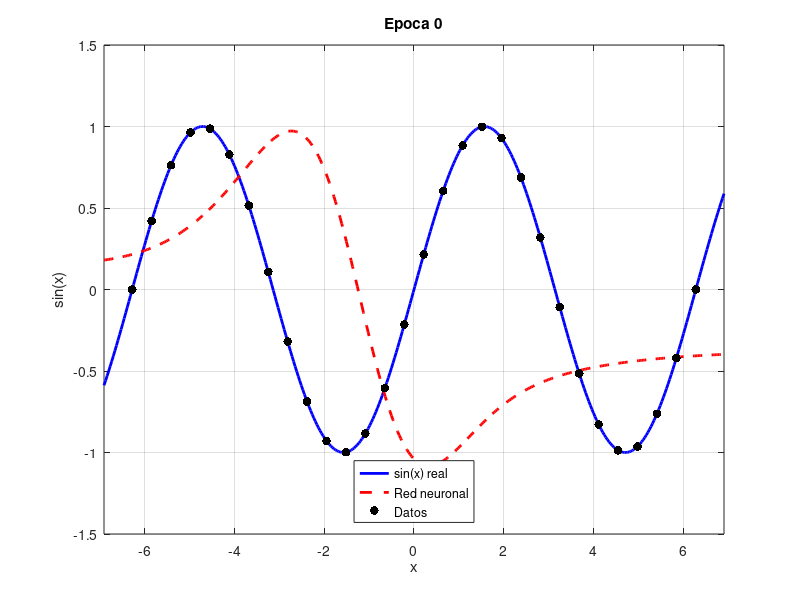

The MATLAB script that drew this image: (Note: this script raises an error after producing the figure.)
%% Aproximacion de f(x) = sin(x)
% Red neuronal con 1 capa oculta
% Activacion tanh con desplazamiento (bias por neurona)
% Entrenamiento mediante descenso del gradiente
clear; close all; clc;
%% ---------------- DATOS DE ENTRENAMIENTO ----------------
x_train = linspace(-2*pi, 2*pi, 30);
y_train = sin(x_train);
%% ---------------- PESOS EN LA PERDIDA -------------------
p = ones(size(x_train));
p(1)   = 1;   % extremo izquierdo
p(end) = 5;   % extremo derecho
%% ---------------- FUNCION OBJETIVO ----------------------
f = @(x) sin(x);
%% ---------------- PARAMETROS DE LA RED ------------------
N = 8;                  % numero de neuronas ocultas
A  = @(x) tanh(x);
dA = @(x) 1 - tanh(x).^2;
%% ---------------- INICIALIZACION ------------------------
rng(1)
a = randn(1,N);         % pesos de salida
w = 0.5*randn(1,N);       % pesos de entrada
b = randn(1,N);         % desplazamientos
c = randn;              % bias final
%% ---------------- ENTRENAMIENTO -------------------------
eta = 0.0025;
epochs = 5000;
%% ---------------- DOMINIO PARA GRAFICAS -----------------
x_plot = linspace(-2.2* pi, 2.2* pi, 400);
y_true = f(x_plot);
%% ---------------- PREPARAR GIF --------------------------
gif_filename = fullfile(getenv('USERPROFILE'),'Downloads','entrenamiento_tanh_bias_seno.gif');
figure
for epoch = 0:epochs
 %% --------- FORWARD ---------
y_pred = zeros(size(x_train));
for i = 1:N
   y_pred = y_pred + a(i)*A(w(i)*x_train + b(i));
end
y_pred = y_pred + c;
%% --------- ERROR PONDERADO ---------
error = p .* (y_pred - y_train);
Loss_hist(epoch+1) = sum(p .* (y_pred - y_train).^2);
%% --------- GRADIENTES -------
da = zeros(1,N);
dw = zeros(1,N);
db = zeros(1,N);
for i = 1:N
   z = w(i)*x_train + b(i);
   da(i) = sum(error .* A(z));
   dw(i) = sum(error .* a(i) .* dA(z) .* x_train);
   db(i) = sum(error .* a(i) .* dA(z));
end
dc = sum(error);
%% --------- ACTUALIZACION ----
a = a - eta*da;
w = w - eta*dw;
b = b - eta*db;
c = c - eta*dc;
%% --------- VISUALIZACION ----
if (epoch <= 100 && mod(epoch,100)==0) || ...
  (epoch > 100  && mod(epoch,500)==0) || ...
  epoch == epochs
   y_net = zeros(size(x_plot));
   for i = 1:N
       y_net = y_net + a(i)*A(w(i)*x_plot + b(i));
   end
   y_net = y_net + c;
   plot(x_plot,y_true,'b','LineWidth',2); hold on
   plot(x_plot,y_net,'r--','LineWidth',2)
   scatter(x_train,y_train,40,'k','filled')
   hold off
   grid on
   xlabel('x')
   ylabel('sin(x)')
   title(['Epoca ',num2str(epoch)])
   legend('sin(x) real','Red neuronal','Datos','Location','South')
   axis([-2.2*pi 2.2*pi -1.5 1.5])
   drawnow
   %% --------- GUARDAR GIF -----
   frame = getframe(gcf);
   im = frame2im(frame);
   [A_gif,map] = rgb2ind(im,256,'nodither');
   if epoch == 0
       imwrite(A_gif,map,gif_filename,'gif', ...
           'LoopCount',Inf,'DelayTime',0.5);
   else
       imwrite(A_gif,map,gif_filename,'gif', ...
           'WriteMode','append','DelayTime',0.5);
   end
end
end
%% --------- IMPRIMIR VALOR FINAL DE LA PÉRDIDA ----------
fprintf('Valor final de la función de pérdida: L = %.6f\n', Loss_hist(end));
